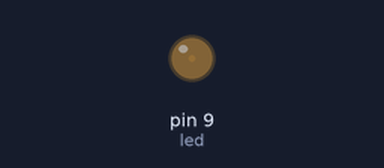
Simulated run of this sketch. Board: Arduino Uno, built with avr-gcc and run on an emulated ATmega328P. Parts: output pins drawn as LEDs (lit = HIGH).

Above: at 0.05 s.
At 0.65 s:
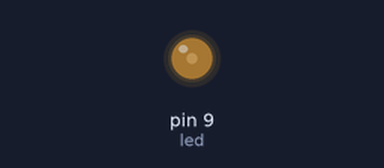
At 1.3 s:
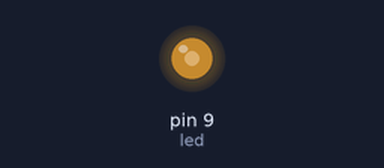
At 2.55 s:
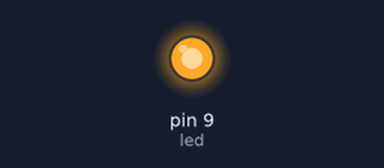
Timing chart, 0 to 5.9 s (numbered marks = the images above):
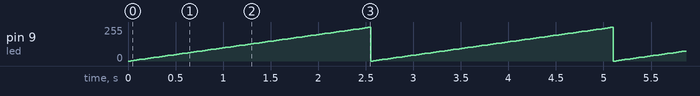

The sketch:

week05_Prac01.ino
```cpp
int led = 9; //the pin that the LED is attached to
int brightness = 0; //how bright the LED is
int fadeAmount = 3; //how many points to fade the LED by

void setup() {
  pinMode(led, OUTPUT);
}

void loop() {
  analogWrite(led, brightness);
  brightness += fadeAmount;
  if (brightness >= 255) {
    brightness = 0;
  }
  delay(30);
}
```

Measured:
- by itself, pin 9 (led): ramps from 0/255 to 252/255 and jumps back, once every 2.6 s
